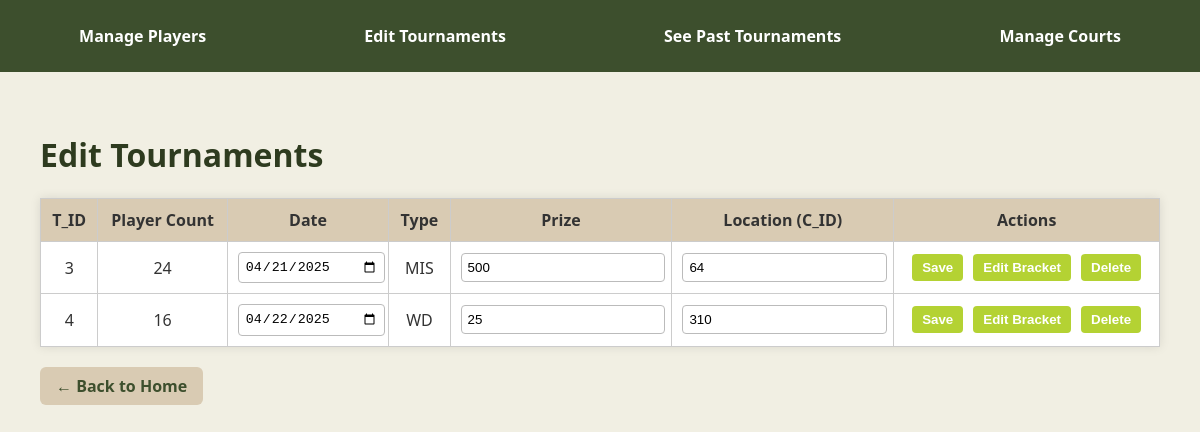
Screenshot of /edit_tournament with the database file from the repository.
### tables this page shows
CREATE TABLE TOURNAMENT (
    T_ID INTEGER PRIMARY KEY,
    Date TEXT NOT NULL,
    Type TEXT,
    Prize INTEGER,
    C_ID INTEGER,
    Status TEXT DEFAULT 'active',
    FOREIGN KEY (C_ID) REFERENCES COURT_PARK(C_ID)
);

### app.py (the view)
@app.route('/edit_tournament')
def edit_tournaments():
    conn = get_db_connection()
    tournaments = conn.execute("SELECT * FROM TOURNAMENT WHERE Status = 'active'").fetchall()
    player_counts = conn.execute('''
        SELECT T_ID, COUNT(*) as count
        FROM PLAYER
        WHERE T_ID IS NOT NULL
        GROUP BY T_ID
    ''').fetchall()
    count_map = {row['T_ID']: row['count'] for row in player_counts}
    conn.close()
    return render_template('edit_tournament.html', tournaments=tournaments, player_counts=count_map)

### app.py (called while the page is built)
def get_db_connection():
    conn = sqlite3.connect(DATABASE)
    conn.row_factory = sqlite3.Row
    return conn

### templates/edit_tournament.html (shortened to what this page needs)
<!DOCTYPE html>
<html>
<head>
</head>
<body>
    <div class="top-nav">
        <a href="{{ url_for('manage_players') }}">Manage Players</a>
        <a href="{{ url_for('edit_tournaments') }}">Edit Tournaments</a>
        <a href="{{ url_for('past_tournaments') }}">See Past Tournaments</a>
        <a href="{{ url_for('manage_courts') }}">Manage Courts</a>
    </div>
    <div class="container">
        <h1>Edit Tournaments</h1>
        <table>
            <tr>
                <th>T_ID</th>
                <th>Player Count</th>
                <th>Date</th>
                <th>Type</th>
                <th>Prize</th>
                <th>Location (C_ID)</th>
                <th>Actions</th>
            </tr>
            {% for t in tournaments %}
            <tr>
                <form method="POST" action="{{ url_for('update_tournament') }}">
                    <td>{{ t['T_ID'] }}</td>
                    <td>{{ player_counts.get(t['T_ID'], 0) }}</td>
                    <td><input type="date" name="date" value="{{ t['Date'] }}" required></td>
                    <td>{{ t['Type'] }}</td>
                    <td><input type="number" name="prize" value="{{ t['Prize'] }}" required></td>
                    <td><input type="text" name="location" value="{{ t['C_ID'] }}" required></td>
                    <td>
                        <div style="display: flex; gap: 6px; justify-content: center;">
                            <form method="POST" action="{{ url_for('update_tournament') }}" style="display:inline;">
                                <button type="submit">Save</button>
                            </form>
                            <form method="GET" action="{{ url_for('edit_bracket', tournament_id=t['T_ID']) }}" style="display:inline;">
                                <button type="submit">Edit Bracket</button>
                            </form>
                            <form method="POST" action="{{ url_for('delete_tournament') }}" style="display:inline;">
                                <button type="submit" onclick="return confirm('Are you sure you want to delete this tournament?')">Delete</button>
                            </form>
                        </div>
                    </td>
            </tr>
            {% endfor %}
        </table>
        <a class="back-home" href="{{ url_for('index') }}">← Back to Home</a>
    </div>
</body>
</html>

### templates/edit_tournament.html (style rules this page uses)
body { margin: 0; font-family: 'Segoe UI', sans-serif; background-color: #F1EFE3; color: #333; }
.top-nav { background-color: #3D4F2D; display: flex; justify-content: space-around; padding: 15px 0; font-weight: bold; }
.top-nav a { color: white; text-decoration: none; padding: 10px 20px; }
.container { padding: 40px; }
h1 { color: #2E3B1F; }
table { width: 100%; border-collapse: collapse; background-color: white; box-shadow: 0 0 10px rgba(0,0,0,0.1); }
th, td { padding: 10px; border: 1px solid #ccc; text-align: center; }
th { background-color: #D9CBB3; }
input[type="text"], input[type="date"], input[type="number"] { padding: 6px; width: 95%; border-radius: 4px; border: 1px solid #bbb; }
button { background-color: #B4D233; color: white; border: none; padding: 6px 10px; border-radius: 4px; cursor: pointer; font-weight: bold; margin: 2px; }
a.back-home { display: inline-block; margin-top: 20px; padding: 8px 16px; background-color: #D9CBB3; text-decoration: none; color: #3D4F2D; font-weight: bold; border-radius: 6px; }

### rows the page displays
TOURNAMENT: T_ID "3", get "24", date "04/21/2025", Type "MIS", prize "500", location "64"
TOURNAMENT: T_ID "4", get "16", date "04/22/2025", Type "WD", prize "25", location "310"
